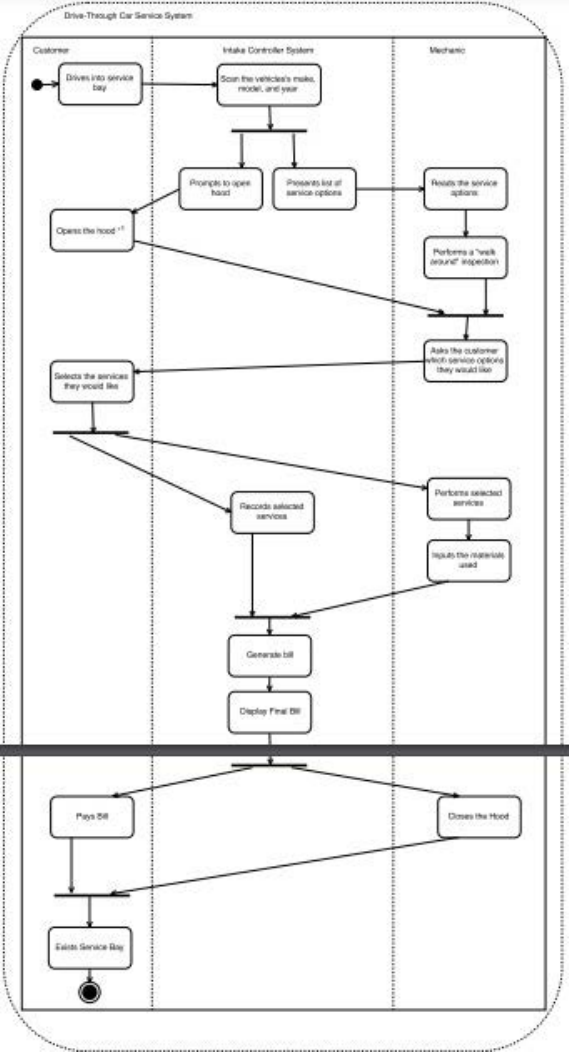
#> input picture Test4.png, 569 x 1052 px
$ python scratch.py
#> lines starting #> are read from the running program, lines starting #| are printed output that depends on the picture; after the words box and inside, x2 and y2 are one past the last pixel; in counts of white or black regions, pixels touching at a corner belong together
import cv2
import matplotlib.pyplot as plt
if __name__ == '__main__':
    # Read image
    img = cv2.imread("Test4.png")
#> img is the input picture: shape (1052, 569, 3); mean B, G, R 240.9, 240.9, 240.9
    gray = cv2.cvtColor(img, cv2.COLOR_BGR2GRAY)
    # Modify the parameters of MSER
    mser = cv2.MSER.create(delta=5, min_area=10, max_area=200, max_variation=0.5, min_diversity=0.1)
    # Detect regions
    regions, _ = mser.detectRegions(gray)
#> regions = 2419 items
    # Filter regions by area
    filtered_regions = [p for p in regions if len(p) > 10]
#> filtered_regions = 2302 items
    # Draw the regions on the image
    for p in filtered_regions:
        x, y, w, h = cv2.boundingRect(p.reshape(-1, 1, 2))
        cv2.rectangle(img, (x, y), (x + w, y + h), (255, 0, 0), 2)
        cv2.circle(img, (x,y), 2, (0, 0, 255), 2)
#> this loop made 2302 passes
#> (x, y, w, h) on passes 1 to 3: (53, 7, 7, 4), (53, 7, 7, 4), (81, 2, 9, 2)
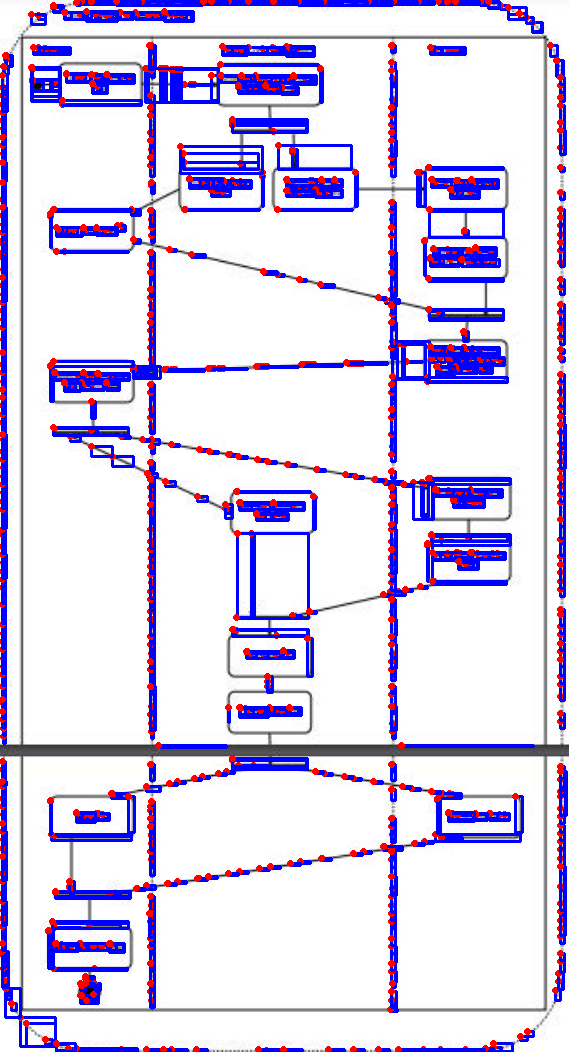
#> img: shape (1052, 569, 3); 15.06% of pixels changed, all inside (x1, y1, x2, y2) = (0, 0, 568, 1052)
    # Display the result

    cv2.imshow('MSER', img)
    cv2.waitKey(0)
    #plt.imshow(img)
    #plt.show()

$ run again, with Test1.png copied over Test4.png
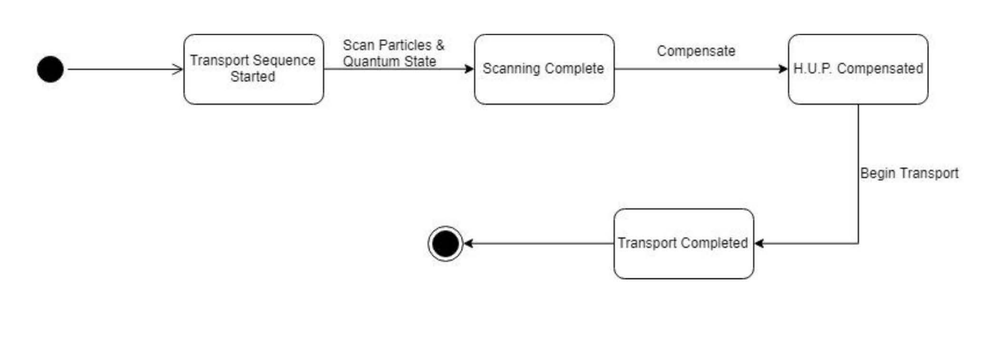
#> input picture Test1.png, 1000 x 339 px, shrunk from 2917 x 989 before the run
#> img is the input picture: shape (339, 1000, 3); min 0, max 255, mean 249.6
#> regions = 777 items
#> filtered_regions = 744 items
#> the loop `for p in filtered_regions:` made 744 passes
#> (x, y, w, h) on passes 1 to 3: (69, 68, 113, 3), (183, 45, 2, 48), (183, 42, 2, 51)
#> after the loop `for p in filtered_regions:`:
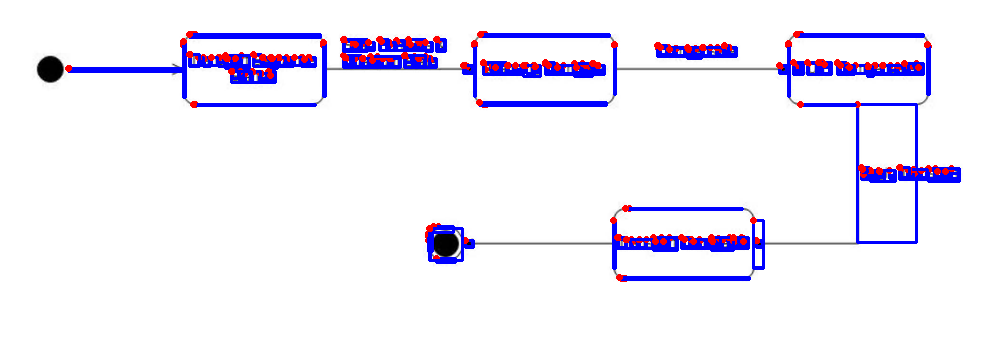
#> img: shape (339, 1000, 3); 6.83% of pixels changed, all inside (x1, y1, x2, y2) = (65, 31, 961, 282)

$ run again, with Test2.png copied over Test4.png
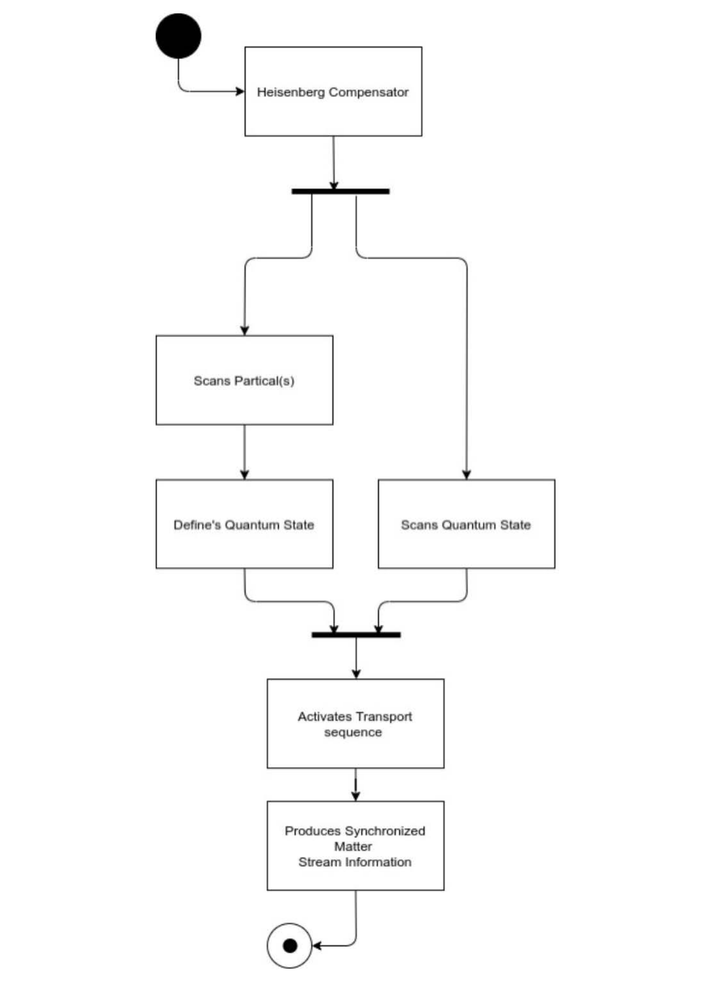
#> input picture Test2.png, 709 x 995 px, shrunk from 1537 x 2156 before the run
#> img is the input picture: shape (995, 709, 3); min 0, max 255, mean 250.9
#> regions = 737 items
#> filtered_regions = 698 items
#> the loop `for p in filtered_regions:` made 698 passes
#> (x, y, w, h) on passes 1 to 3: (237, 89, 5, 5), (237, 88, 6, 6), (236, 88, 7, 7)
#> after the loop `for p in filtered_regions:`:
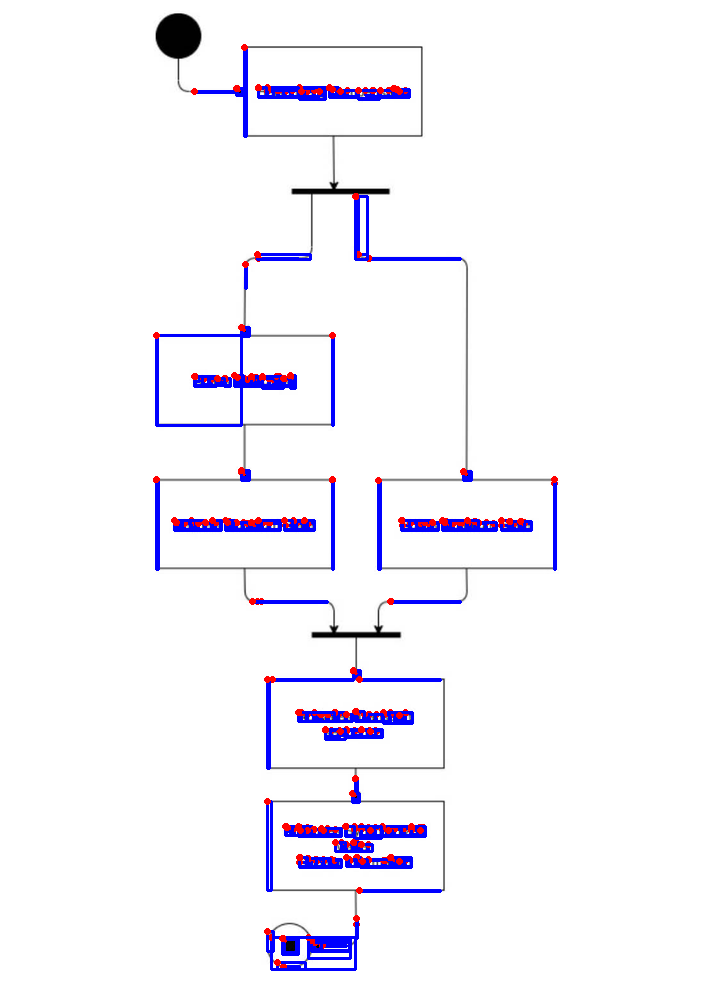
#> img: shape (995, 709, 3); 3.37% of pixels changed, all inside (x1, y1, x2, y2) = (153, 44, 558, 971)

$ run again, with Test3.png copied over Test4.png
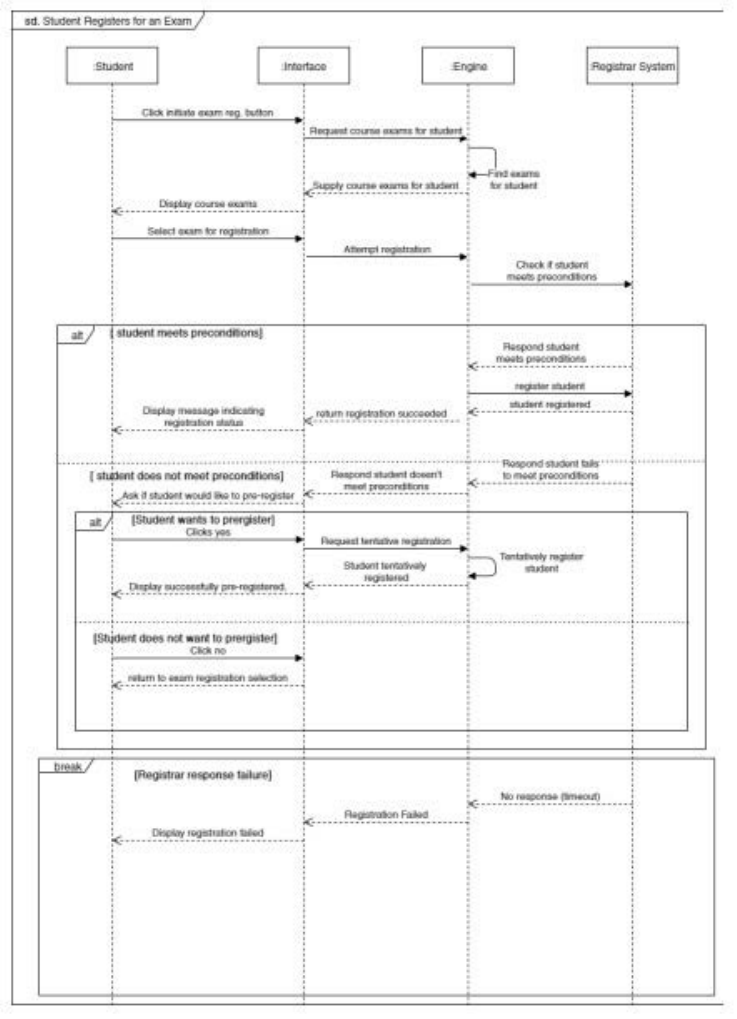
#> input picture Test3.png, 737 x 1019 px
#> img is the input picture: shape (1019, 737, 3); min 0, max 255, mean 245.7
#> regions = 2454 items
#> filtered_regions = 2148 items
#> the loop `for p in filtered_regions:` made 2148 passes
#> (x, y, w, h) on passes 1 to 3: (85, 17, 6, 6), (85, 17, 7, 6), (85, 17, 44, 10)
#> after the loop `for p in filtered_regions:`:
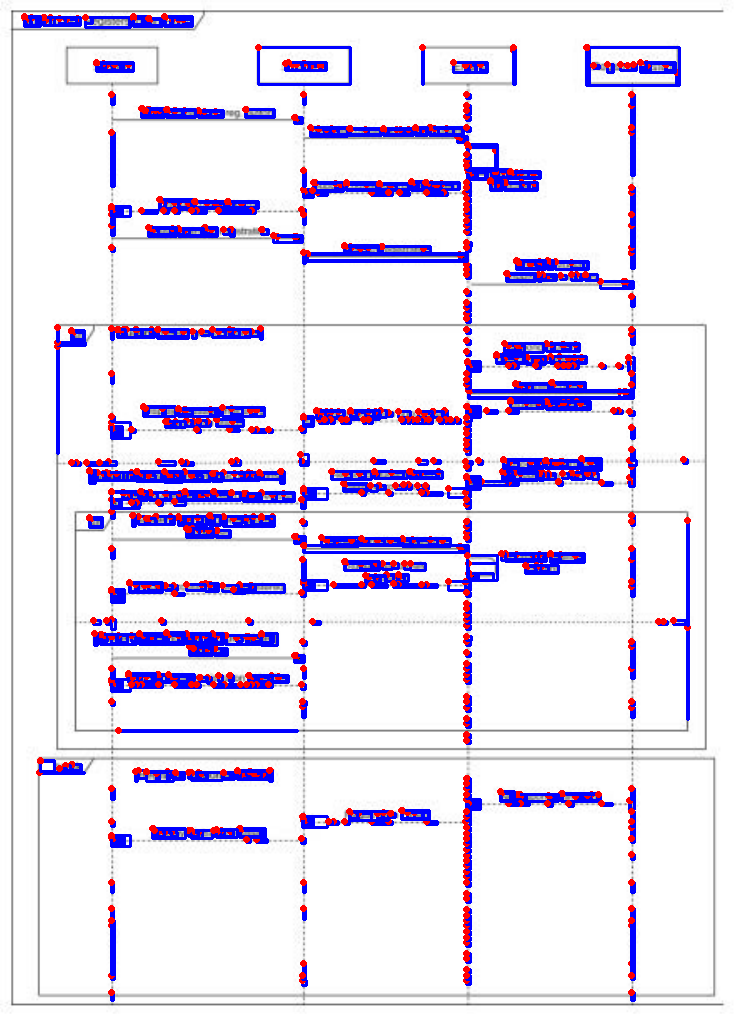
#> img: shape (1019, 737, 3); 10.84% of pixels changed, all inside (x1, y1, x2, y2) = (21, 13, 691, 1002)
